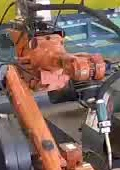
#> input picture xiaowork/maindo/images/machine_back.jpg, 120 x 170 px, found by its file name
$ python vision.py
#> lines starting #> are read from the running program, lines starting #| are printed output that depends on the picture; pictures that were not available may be replaced by others from this repository, and a replacement may not be noted
import cv2
import numpy as np


# [35 lines left out: functions gamma_trans, find_spark_left, not called in this run]


def find_spark_right(img_gam, spark_roi):
    return find_spark_left(img_gam, spark_roi)


def classify(source_image, compare_image, threshold_1, threshold_2):
    '''
    比较两幅图的相似度
    :param source_image: 基图, 灰度图
    :param compare_image: 随时待比较的图，灰度图
    :param threshold_1: 阈值1, 划定相似点质量
    :param threshold_2: 阈值2， 达到质量的相似点个数
    :return:
    '''
    orb = cv2.ORB_create()
    kp1, des1 = orb.detectAndCompute(source_image, None)
    kp2, des2 = orb.detectAndCompute(compare_image, None)

    if des2 is None:  # 待比较的图比较单一，没有特征，显然与基图不相似
        return False

    bf = cv2.BFMatcher(cv2.NORM_HAMMING, crossCheck=True)  # 暴力匹配
    matches = bf.match(des1, des2)
    matches = list(filter(lambda x: x.distance < threshold_1, matches))  # 过滤不合格的相似点
    # print(len(matches))
    if len(matches) > threshold_2:
        return True
    else:
        return False


class Vision():
    def __init__(self):
        self.machine_back = cv2.imread('./images/machine_back.jpg', 0)  # 机器一般静止图，后向
#> self.machine_back: shape (170, 120); min 0, max 255, mean 110.2
        self.machine_forward = cv2.imread('./images/machine_forward.jpg', 0)
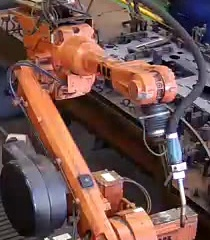
#> input picture xiaowork/maindo/images/machine_forward.jpg, 210 x 240 px, found by its file name
#> self.machine_forward: shape (240, 210); min 0, max 255, mean 91.4
        self.mb_loc = (80, 250, 470, 590)  # 机器一般静止位置，后向，这里可以改成切片模式
        self.mf_loc = (180, 420, 600, 810)

        self.people_back = cv2.imread('./images/people_back.jpg', 0)
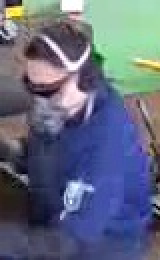
#> input picture xiaowork/maindo/images/people_back.jpg, 80 x 130 px, found by its file name (shown 2 times larger)
#> self.people_back: shape (130, 80); min 0, max 255, mean 105.7
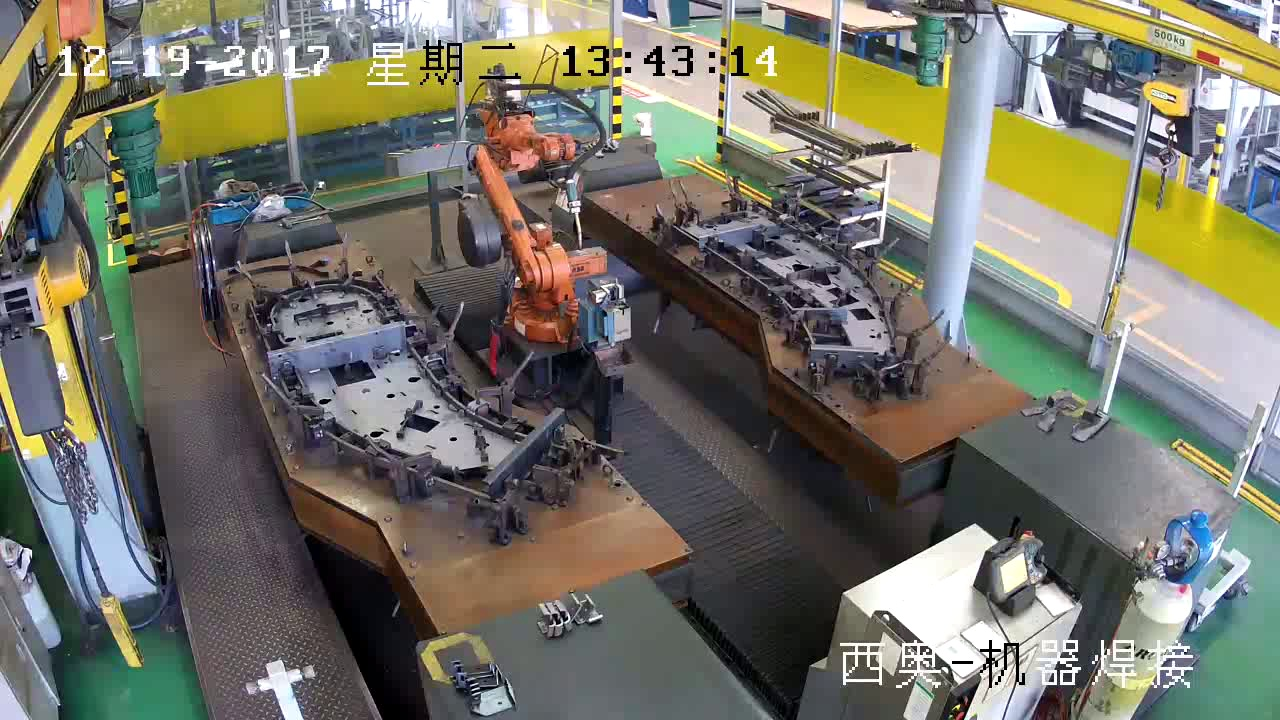
#> input picture xiaowork/maindo/images/0.jpg, 1280 x 720 px, given in place of testback.mp4, which was not available
#> further down, img is the input picture: shape (720, 1280, 3); mean B, G, R 102.8, 115.5, 116.8
        self.people_forward = cv2.imread('./images/people_forward.jpg', 0)
        self.pb_loc = (130, 260, 610, 690)
        self.pf_loc = (250, 420, 800, 900)

        self.mask_left = cv2.imread('./images/mask_1.jpg', 0)
        self.mask_right = cv2.imread('./images/mask_2.jpg', 0)

    def find_spark(self, img):
        img_gam = gamma_trans(img, 0.75)  # 光照归一化
        return find_spark_left(img_gam, self.mask_left) or find_spark_right(img_gam, self.mask_right)

    def judge_people(self, framegray):
        '''
        判断工人是否处于调试位置
        :param framegray: 原始帧的灰度图
        :return:
        '''

        def judge_people_back_similar(roi):  # 工人处于后向
            return classify(self.people_back, roi, 80, 15)

        def judge_people_forward_similar(roi):
            return classify(self.people_forward, roi, 70, 25)

        pb_roi = framegray[self.pb_loc[0]:self.pb_loc[1], self.pb_loc[2]:self.pb_loc[3]]
        pf_roi = framegray[self.pf_loc[0]:self.pf_loc[1], self.pf_loc[2]:self.pf_loc[3]]
        # cv2.imshow('1', pf_roi)
        pb_flag = judge_people_back_similar(pb_roi)
        pf_flag = judge_people_forward_similar(pf_roi)
        if pb_flag is True:
            # print('工人处于后向')
            pass
        if pf_flag is True:
            # print('工人处于前向')
            pass
        return pb_flag or pf_flag

    def judge_machine_static(self, framegray):
        '''
        判断机器是否在一般静止位置
        :param framegray: 原始帧的灰度图
        :return:
        '''

        def judge_machine_back_similar(roi):  # 机器处于后向
            return classify(self.machine_back, roi, 50, 80)

        def judge_machine_forward_similar(roi):  # 机器处于前向
            return classify(self.machine_back, roi, 65, 50)

        mb_roi = framegray[self.mb_loc[0]:self.mb_loc[1], self.mb_loc[2]:self.mb_loc[3]]
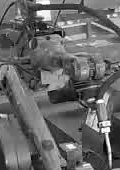
#> mb_roi: shape (170, 120); min 0, max 254, mean 103.7
        mf_roi = framegray[self.mf_loc[0]:self.mf_loc[1], self.mf_loc[2]:self.mf_loc[3]]
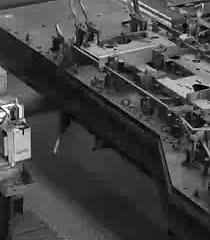
#> mf_roi: shape (240, 210); min 0, max 255, mean 69.1
        # cv2.imshow('1', mf_roi)
        mb_flag = judge_machine_back_similar(mb_roi)
#> in classify, `kp1, des1 = orb.detectAndCompute(source_image, None)`: kp1 = 201 keypoints; strongest (x, y, size): (62, 33, 31), (63, 36, 31), (64, 34, 31), (59, 31, 31)
#> in classify, `kp2, des2 = orb.detectAndCompute(compare_image, None)`: kp2 = 203 keypoints; strongest (x, y, size): (62, 33, 31), (63, 36, 31), (64, 34, 31), (59, 31, 31)
#> in classify, `matches = bf.match(des1, des2)`: matches = 134 matches
#> in classify, `matches = list(filter(lambda x: x.distance < threshold_1, matches))`: matches = 121 matches
#> mb_flag = True
        mf_flag = judge_machine_forward_similar(mf_roi)
#> in classify (call 2), `kp2, des2 = orb.detectAndCompute(compare_image, None)`: kp2 = 358 keypoints; strongest (x, y, size): (114, 47, 31), (121, 61, 31), (114, 49, 31), (178, 34, 31)
#> in classify (call 2), `matches = bf.match(des1, des2)`: matches = 78 matches
#> in classify (call 2), `matches = list(filter(lambda x: x.distance < threshold_1, matches))`: matches = 35 matches
#> mf_flag = False
        if mb_flag is True:
            # print('机器处于后向')
            pass
        if mf_flag is True:
            # print('机器处于前向')
            pass
        return mb_flag or mf_flag

    def tiaoshi(self, framegray):
        machine_tiaoshi_static = self.judge_machine_static(framegray)  # 机器调试位置静止
#> machine_tiaoshi_static = True
        people_tiaoshi_static = self.judge_people(framegray)
#> in judge_people, `pb_roi = framegray[self.pb_loc[0]:self.pb_loc[1], self.pb_loc[2]:self...`:
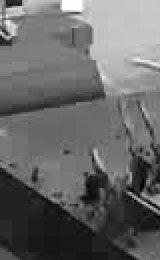
#> pb_roi: shape (130, 80) (shown 2 times larger); min 0, max 255, mean 103.8
#> in judge_people, `pf_roi = framegray[self.pf_loc[0]:self.pf_loc[1], self.pf_loc[2]:self...`:
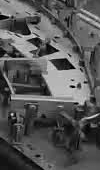
#> pf_roi: shape (170, 100); min 0, max 223, mean 86.6
#> in classify (call 3), `kp1, des1 = orb.detectAndCompute(source_image, None)`: kp1 = 40 keypoints; strongest (x, y, size): (39, 43, 31), (37, 34, 31), (40, 42, 37.2), (35, 34, 31)
#> in classify (call 3), `kp2, des2 = orb.detectAndCompute(compare_image, None)`: kp2 = 13 keypoints; strongest (x, y, size): (48, 85, 31), (45, 88, 31), (46, 86, 31), (42, 96, 31)
#> in classify (call 3), `matches = bf.match(des1, des2)`: matches = 7 matches
#> in classify (call 3), `matches = list(filter(lambda x: x.distance < threshold_1, matches))`: matches = 4 matches
#> in judge_people, `pb_flag = judge_people_back_similar(pb_roi)`: pb_flag = False
#> in classify (call 4), `kp2, des2 = orb.detectAndCompute(compare_image, None)`: kp2 = 127 keypoints; strongest (x, y, size): (57, 50, 31), (34, 36, 31), (37, 38, 31), (56, 50, 37.2)
#> in judge_people, `pf_flag = judge_people_forward_similar(pf_roi)`: pf_flag = False
#> people_tiaoshi_static = False

        if machine_tiaoshi_static and people_tiaoshi_static:
            return True
        else:
            return False


# [93 lines left out: functions featrue_detection, lines_diff, background_diff, diff, not called in this run]


if __name__ == '__main__':
    # [7 lines of commented-out code are left out]

    v = Vision()
    cap = cv2.VideoCapture('./videos/testback.mp4')
    while (1):
        _, img = cap.read()
        cv2.imshow('', img)
        cv2.waitKey(25)
        framegray = cv2.cvtColor(img, cv2.COLOR_RGB2GRAY)
        if v.tiaoshi(framegray):
            print('tiaoshi')
